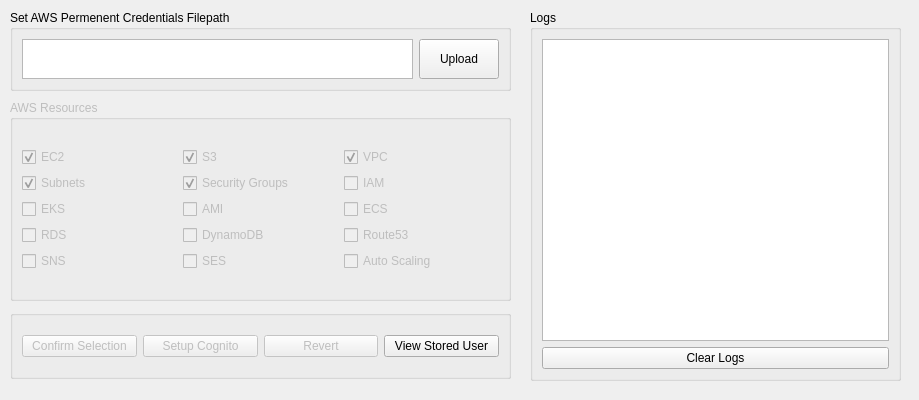
<?xml version="1.0" encoding="UTF-8"?>
<ui version="4.0">
 <class>mainwidget</class>
 <widget class="QWidget" name="mainwidget">
  <property name="geometry">
   <rect>
    <x>0</x>
    <y>0</y>
    <width>919</width>
    <height>400</height>
   </rect>
  </property>
  <property name="windowTitle">
   <string>Form</string>
  </property>
  <widget class="QGroupBox" name="uploadGroupBox">
   <property name="geometry">
    <rect>
     <x>10</x>
     <y>10</y>
     <width>501</width>
     <height>81</height>
    </rect>
   </property>
   <property name="title">
    <string>Set AWS Permenent Credentials Filepath</string>
   </property>
   <layout class="QHBoxLayout" name="horizontalLayout_2">
    <item>
     <widget class="QTextBrowser" name="filePathTextBox">
      <property name="verticalScrollBarPolicy">
       <enum>Qt::ScrollBarAlwaysOff</enum>
      </property>
      <property name="horizontalScrollBarPolicy">
       <enum>Qt::ScrollBarAlwaysOff</enum>
      </property>
      <property name="sizeAdjustPolicy">
       <enum>QAbstractScrollArea::AdjustToContents</enum>
      </property>
      <property name="readOnly">
       <bool>true</bool>
      </property>
      <property name="placeholderText">
       <string/>
      </property>
     </widget>
    </item>
    <item>
     <widget class="QPushButton" name="uploadButton">
      <property name="sizePolicy">
       <sizepolicy hsizetype="Minimum" vsizetype="Expanding">
        <horstretch>0</horstretch>
        <verstretch>0</verstretch>
       </sizepolicy>
      </property>
      <property name="text">
       <string>Upload</string>
      </property>
      <property name="autoDefault">
       <bool>false</bool>
      </property>
      <property name="default">
       <bool>false</bool>
      </property>
      <property name="flat">
       <bool>false</bool>
      </property>
     </widget>
    </item>
   </layout>
  </widget>
  <widget class="QGroupBox" name="awsGroupBox">
   <property name="enabled">
    <bool>false</bool>
   </property>
   <property name="geometry">
    <rect>
     <x>10</x>
     <y>100</y>
     <width>501</width>
     <height>201</height>
    </rect>
   </property>
   <property name="title">
    <string>AWS Resources</string>
   </property>
   <layout class="QVBoxLayout" name="verticalLayout_3">
    <item>
     <layout class="QGridLayout" name="gridLayout">
      <item row="0" column="2">
       <widget class="QCheckBox" name="vpcCheckBox">
        <property name="text">
         <string>VPC</string>
        </property>
        <property name="checked">
         <bool>true</bool>
        </property>
       </widget>
      </item>
      <item row="0" column="1">
       <widget class="QCheckBox" name="s3CheckBox">
        <property name="text">
         <string>S3</string>
        </property>
        <property name="checked">
         <bool>true</bool>
        </property>
       </widget>
      </item>
      <item row="1" column="2">
       <widget class="QCheckBox" name="iamCheckBox">
        <property name="enabled">
         <bool>false</bool>
        </property>
        <property name="text">
         <string>IAM</string>
        </property>
        <property name="checked">
         <bool>false</bool>
        </property>
       </widget>
      </item>
      <item row="2" column="2">
       <widget class="QCheckBox" name="ecsCheckBox">
        <property name="enabled">
         <bool>false</bool>
        </property>
        <property name="text">
         <string>ECS</string>
        </property>
        <property name="checked">
         <bool>false</bool>
        </property>
       </widget>
      </item>
      <item row="3" column="2">
       <widget class="QCheckBox" name="route53CheckBox">
        <property name="enabled">
         <bool>false</bool>
        </property>
        <property name="text">
         <string>Route53</string>
        </property>
        <property name="checked">
         <bool>false</bool>
        </property>
       </widget>
      </item>
      <item row="4" column="2">
       <widget class="QCheckBox" name="autoScalingCheckBox">
        <property name="enabled">
         <bool>false</bool>
        </property>
        <property name="text">
         <string>Auto Scaling</string>
        </property>
        <property name="checked">
         <bool>false</bool>
        </property>
       </widget>
      </item>
      <item row="4" column="1">
       <widget class="QCheckBox" name="sesCheckBox">
        <property name="enabled">
         <bool>false</bool>
        </property>
        <property name="text">
         <string>SES</string>
        </property>
        <property name="checked">
         <bool>false</bool>
        </property>
       </widget>
      </item>
      <item row="3" column="1">
       <widget class="QCheckBox" name="dynamoDbCheckBox">
        <property name="enabled">
         <bool>false</bool>
        </property>
        <property name="text">
         <string>DynamoDB</string>
        </property>
        <property name="checked">
         <bool>false</bool>
        </property>
       </widget>
      </item>
      <item row="1" column="0">
       <widget class="QCheckBox" name="subnetsCheckBox">
        <property name="text">
         <string>Subnets</string>
        </property>
        <property name="checked">
         <bool>true</bool>
        </property>
       </widget>
      </item>
      <item row="1" column="1">
       <widget class="QCheckBox" name="sgCheckBox">
        <property name="text">
         <string>Security Groups</string>
        </property>
        <property name="checked">
         <bool>true</bool>
        </property>
       </widget>
      </item>
      <item row="3" column="0">
       <widget class="QCheckBox" name="rdsCheckBox">
        <property name="enabled">
         <bool>false</bool>
        </property>
        <property name="text">
         <string>RDS</string>
        </property>
        <property name="checked">
         <bool>false</bool>
        </property>
       </widget>
      </item>
      <item row="0" column="0">
       <widget class="QCheckBox" name="ec2CheckBox">
        <property name="text">
         <string>EC2</string>
        </property>
        <property name="checked">
         <bool>true</bool>
        </property>
       </widget>
      </item>
      <item row="2" column="0">
       <widget class="QCheckBox" name="eksCheckBox">
        <property name="enabled">
         <bool>false</bool>
        </property>
        <property name="text">
         <string>EKS</string>
        </property>
        <property name="checked">
         <bool>false</bool>
        </property>
       </widget>
      </item>
      <item row="2" column="1">
       <widget class="QCheckBox" name="amiCheckBox">
        <property name="enabled">
         <bool>false</bool>
        </property>
        <property name="text">
         <string>AMI</string>
        </property>
        <property name="checked">
         <bool>false</bool>
        </property>
       </widget>
      </item>
      <item row="4" column="0">
       <widget class="QCheckBox" name="snsCheckBox">
        <property name="enabled">
         <bool>false</bool>
        </property>
        <property name="text">
         <string>SNS</string>
        </property>
        <property name="checked">
         <bool>false</bool>
        </property>
       </widget>
      </item>
     </layout>
    </item>
   </layout>
  </widget>
  <widget class="QGroupBox" name="confirmBox">
   <property name="enabled">
    <bool>true</bool>
   </property>
   <property name="geometry">
    <rect>
     <x>10</x>
     <y>310</y>
     <width>501</width>
     <height>69</height>
    </rect>
   </property>
   <property name="title">
    <string/>
   </property>
   <layout class="QHBoxLayout" name="horizontalLayout">
    <item>
     <widget class="QPushButton" name="confirmButton">
      <property name="enabled">
       <bool>false</bool>
      </property>
      <property name="text">
       <string>Confirm Selection</string>
      </property>
     </widget>
    </item>
    <item>
     <widget class="QPushButton" name="setupButton">
      <property name="enabled">
       <bool>false</bool>
      </property>
      <property name="text">
       <string>Setup Cognito</string>
      </property>
     </widget>
    </item>
    <item>
     <widget class="QPushButton" name="revertButton">
      <property name="enabled">
       <bool>false</bool>
      </property>
      <property name="text">
       <string>Revert</string>
      </property>
     </widget>
    </item>
    <item>
     <widget class="QPushButton" name="showStoredUserButton">
      <property name="enabled">
       <bool>true</bool>
      </property>
      <property name="text">
       <string>View Stored User</string>
      </property>
     </widget>
    </item>
   </layout>
  </widget>
  <widget class="QGroupBox" name="logsGroupBox">
   <property name="geometry">
    <rect>
     <x>530</x>
     <y>10</y>
     <width>371</width>
     <height>371</height>
    </rect>
   </property>
   <property name="title">
    <string>Logs</string>
   </property>
   <layout class="QVBoxLayout" name="verticalLayout_2">
    <item>
     <layout class="QVBoxLayout" name="verticalLayout">
      <item>
       <widget class="QListWidget" name="logsList">
        <property name="autoFillBackground">
         <bool>false</bool>
        </property>
        <property name="midLineWidth">
         <number>0</number>
        </property>
        <property name="wordWrap">
         <bool>true</bool>
        </property>
       </widget>
      </item>
      <item>
       <widget class="QPushButton" name="clearLogsButton">
        <property name="text">
         <string>Clear Logs</string>
        </property>
       </widget>
      </item>
     </layout>
    </item>
   </layout>
  </widget>
 </widget>
 <resources/>
 <connections/>
</ui>
